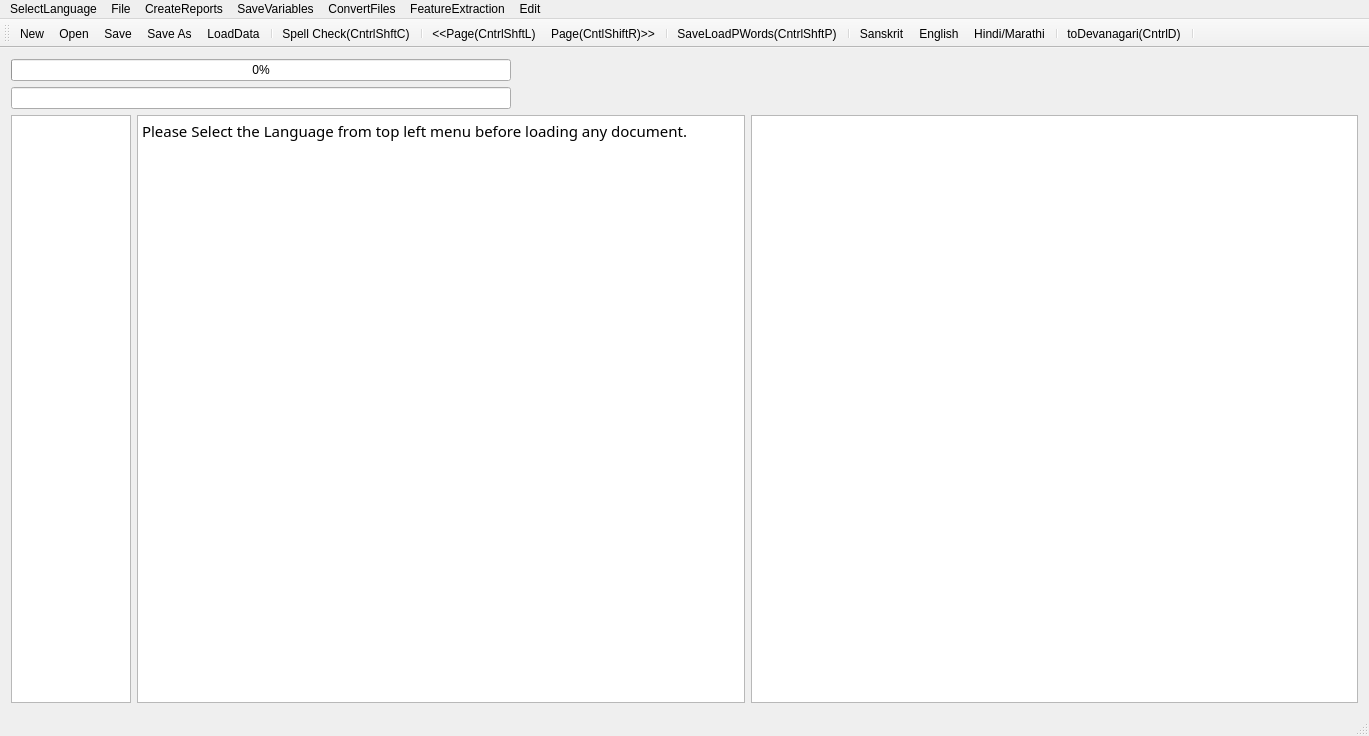
<?xml version="1.0" encoding="UTF-8"?>
<ui version="4.0">
 <class>MainWindow</class>
 <widget class="QMainWindow" name="MainWindow">
  <property name="geometry">
   <rect>
    <x>0</x>
    <y>0</y>
    <width>1369</width>
    <height>736</height>
   </rect>
  </property>
  <property name="mouseTracking">
   <bool>true</bool>
  </property>
  <property name="windowTitle">
   <string>MainWindow</string>
  </property>
  <widget class="QWidget" name="centralWidget">
   <layout class="QVBoxLayout" name="verticalLayout">
    <item>
     <widget class="QProgressBar" name="progressBar">
      <property name="maximumSize">
       <size>
        <width>500</width>
        <height>16777215</height>
       </size>
      </property>
      <property name="value">
       <number>0</number>
      </property>
      <property name="alignment">
       <set>Qt::AlignRight|Qt::AlignTrailing|Qt::AlignVCenter</set>
      </property>
     </widget>
    </item>
    <item>
     <widget class="QLineEdit" name="lineEdit">
      <property name="maximumSize">
       <size>
        <width>500</width>
        <height>16777215</height>
       </size>
      </property>
     </widget>
    </item>
    <item>
     <layout class="QHBoxLayout" name="horizontalLayout">
      <item>
       <widget class="QTextEdit" name="textEdit">
        <property name="maximumSize">
         <size>
          <width>120</width>
          <height>16777215</height>
         </size>
        </property>
        <property name="font">
         <font>
          <family>FreeSans</family>
          <italic>true</italic>
         </font>
        </property>
        <property name="sizeAdjustPolicy">
         <enum>QAbstractScrollArea::AdjustToContents</enum>
        </property>
        <property name="readOnly">
         <bool>true</bool>
        </property>
       </widget>
      </item>
      <item>
       <widget class="QTextBrowser" name="textBrowser">
        <property name="font">
         <font>
          <family>Shobhika</family>
          <pointsize>16</pointsize>
          <italic>false</italic>
         </font>
        </property>
        <property name="mouseTracking">
         <bool>true</bool>
        </property>
        <property name="sizeAdjustPolicy">
         <enum>QAbstractScrollArea::AdjustToContents</enum>
        </property>
        <property name="undoRedoEnabled">
         <bool>true</bool>
        </property>
        <property name="readOnly">
         <bool>false</bool>
        </property>
        <property name="html">
         <string>&lt;!DOCTYPE HTML PUBLIC &quot;-//W3C//DTD HTML 4.0//EN&quot; &quot;http://www.w3.org/TR/REC-html40/strict.dtd&quot;&gt;
&lt;html&gt;&lt;head&gt;&lt;meta name=&quot;qrichtext&quot; content=&quot;1&quot; /&gt;&lt;style type=&quot;text/css&quot;&gt;
p, li { white-space: pre-wrap; }
&lt;/style&gt;&lt;/head&gt;&lt;body style=&quot; font-family:'Shobhika'; font-size:16pt; font-weight:400; font-style:normal;&quot;&gt;
&lt;p style=&quot; margin-top:0px; margin-bottom:0px; margin-left:0px; margin-right:0px; -qt-block-indent:0; text-indent:0px;&quot;&gt;&lt;span style=&quot; font-family:'Ubuntu'; font-size:11pt;&quot;&gt;Please Select the Language from top left menu before loading any document.&lt;/span&gt;&lt;/p&gt;&lt;/body&gt;&lt;/html&gt;</string>
        </property>
        <property name="acceptRichText">
         <bool>true</bool>
        </property>
        <property name="textInteractionFlags">
         <set>Qt::LinksAccessibleByKeyboard|Qt::LinksAccessibleByMouse|Qt::TextBrowserInteraction|Qt::TextEditable|Qt::TextEditorInteraction|Qt::TextSelectableByKeyboard|Qt::TextSelectableByMouse</set>
        </property>
       </widget>
      </item>
      <item>
       <widget class="QGraphicsView" name="graphicsView">
        <property name="sizeAdjustPolicy">
         <enum>QAbstractScrollArea::AdjustIgnored</enum>
        </property>
        <property name="alignment">
         <set>Qt::AlignCenter</set>
        </property>
        <property name="renderHints">
         <set>QPainter::NonCosmeticDefaultPen</set>
        </property>
        <property name="dragMode">
         <enum>QGraphicsView::ScrollHandDrag</enum>
        </property>
        <property name="transformationAnchor">
         <enum>QGraphicsView::AnchorViewCenter</enum>
        </property>
        <property name="resizeAnchor">
         <enum>QGraphicsView::AnchorViewCenter</enum>
        </property>
       </widget>
      </item>
     </layout>
    </item>
   </layout>
   <zorder>lineEdit</zorder>
   <zorder>progressBar</zorder>
  </widget>
  <widget class="QMenuBar" name="menuBar">
   <property name="geometry">
    <rect>
     <x>0</x>
     <y>0</y>
     <width>1369</width>
     <height>22</height>
    </rect>
   </property>
   <widget class="QMenu" name="menuOCR_Correction_Window">
    <property name="title">
     <string>File</string>
    </property>
    <addaction name="actionNew"/>
    <addaction name="actionOpen"/>
    <addaction name="actionSave"/>
    <addaction name="actionSave_As"/>
    <addaction name="actionSpell_Check"/>
    <addaction name="actionLoad_Next_Page"/>
    <addaction name="actionLoad_Prev_Page"/>
    <addaction name="separator"/>
    <addaction name="actionLoadGDocPage"/>
    <addaction name="actionToDevanagari"/>
    <addaction name="actionLoadData"/>
    <addaction name="actionLoadDict"/>
    <addaction name="actionLoadOCRWords"/>
    <addaction name="actionLoadDomain"/>
    <addaction name="actionLoadSubPS"/>
    <addaction name="actionLoadConfusions"/>
    <addaction name="actionSugg"/>
    <addaction name="actionToSlp1"/>
   </widget>
   <widget class="QMenu" name="menuCreateReports">
    <property name="title">
     <string>CreateReports</string>
    </property>
    <addaction name="actionCreateBest2OCR"/>
    <addaction name="actionCreateSuggestionLog"/>
    <addaction name="actionCreateSuggestionLogNearestPriority"/>
    <addaction name="actionErrorDetectionRep"/>
    <addaction name="actionErrorDetectWithoutAdaptation"/>
    <addaction name="actionErrorDetectionRepUniq"/>
   </widget>
   <widget class="QMenu" name="menuSaveVariables">
    <property name="title">
     <string>SaveVariables</string>
    </property>
    <addaction name="actionCPair"/>
    <addaction name="actionPrimarySecOCRPair"/>
    <addaction name="actionCPairIEROcrVsCorrect"/>
    <addaction name="actionCPairGEROcrVsCorrect"/>
   </widget>
   <widget class="QMenu" name="menuConvertFiles">
    <property name="title">
     <string>ConvertFiles</string>
    </property>
    <addaction name="actionToSlp1_2"/>
    <addaction name="actionToDev"/>
    <addaction name="actionExtractDev"/>
    <addaction name="actionEditDistRep"/>
    <addaction name="actionConfusionFreqHist"/>
    <addaction name="actionFilterOutGT50EditDisPairs"/>
   </widget>
   <widget class="QMenu" name="menuFeatureExtraction">
    <property name="title">
     <string>FeatureExtraction</string>
    </property>
    <addaction name="actionPrepareFeatures"/>
   </widget>
   <widget class="QMenu" name="menuSelectLanguage">
    <property name="title">
     <string>SelectLanguage</string>
    </property>
    <addaction name="actionSanskrit"/>
    <addaction name="actionHindi"/>
    <addaction name="actionEnglish"/>
   </widget>
   <widget class="QMenu" name="menuEdit">
    <property name="title">
     <string>Edit</string>
    </property>
    <addaction name="actionBold"/>
   </widget>
   <addaction name="menuSelectLanguage"/>
   <addaction name="menuOCR_Correction_Window"/>
   <addaction name="menuCreateReports"/>
   <addaction name="menuSaveVariables"/>
   <addaction name="menuConvertFiles"/>
   <addaction name="menuFeatureExtraction"/>
   <addaction name="menuEdit"/>
  </widget>
  <widget class="QToolBar" name="mainToolBar">
   <attribute name="toolBarArea">
    <enum>TopToolBarArea</enum>
   </attribute>
   <attribute name="toolBarBreak">
    <bool>false</bool>
   </attribute>
   <addaction name="actionNew"/>
   <addaction name="actionOpen"/>
   <addaction name="actionSave"/>
   <addaction name="actionSave_As"/>
   <addaction name="actionLoadData"/>
   <addaction name="separator"/>
   <addaction name="actionSpell_Check"/>
   <addaction name="separator"/>
   <addaction name="actionLoad_Prev_Page"/>
   <addaction name="actionLoad_Next_Page"/>
   <addaction name="separator"/>
   <addaction name="actionLoadGDocPage"/>
   <addaction name="separator"/>
   <addaction name="actionSanskrit"/>
   <addaction name="actionEnglish"/>
   <addaction name="actionHindi"/>
   <addaction name="separator"/>
   <addaction name="actionToDevanagari"/>
   <addaction name="separator"/>
  </widget>
  <widget class="QStatusBar" name="statusBar"/>
  <action name="actionOpen">
   <property name="icon">
    <iconset resource="AppResources.qrc">
     <normaloff>:/Images/open.png</normaloff>:/Images/open.png</iconset>
   </property>
   <property name="text">
    <string>Open</string>
   </property>
   <property name="shortcut">
    <string>Ctrl+O</string>
   </property>
  </action>
  <action name="actionSave">
   <property name="icon">
    <iconset resource="AppResources.qrc">
     <normaloff>:/Images/save.png</normaloff>:/Images/save.png</iconset>
   </property>
   <property name="text">
    <string>Save</string>
   </property>
   <property name="shortcut">
    <string>Ctrl+S</string>
   </property>
  </action>
  <action name="actionSave_As">
   <property name="icon">
    <iconset resource="AppResources.qrc">
     <normaloff>:/Images/save-as.png</normaloff>:/Images/save-as.png</iconset>
   </property>
   <property name="text">
    <string>Save As</string>
   </property>
   <property name="shortcut">
    <string>Ctrl+Shift+S</string>
   </property>
  </action>
  <action name="actionNew">
   <property name="icon">
    <iconset resource="AppResources.qrc">
     <normaloff>:/Images/New.png</normaloff>:/Images/New.png</iconset>
   </property>
   <property name="text">
    <string>New</string>
   </property>
   <property name="shortcut">
    <string>Ctrl+N</string>
   </property>
  </action>
  <action name="actionSpell_Check">
   <property name="text">
    <string>Spell Check(CntrlShftC)</string>
   </property>
   <property name="shortcut">
    <string>Ctrl+Shift+C</string>
   </property>
  </action>
  <action name="actionLoad_Next_Page">
   <property name="text">
    <string>Page(CntlShiftR)&gt;&gt;</string>
   </property>
   <property name="toolTip">
    <string>Page(CntlShiftR)&gt;&gt;</string>
   </property>
   <property name="shortcut">
    <string>Ctrl+Shift+R</string>
   </property>
  </action>
  <action name="actionLoad_Prev_Page">
   <property name="text">
    <string>&lt;&lt;Page(CntrlShftL)</string>
   </property>
   <property name="toolTip">
    <string>&lt;&lt;Page(CntrlShftL)</string>
   </property>
   <property name="shortcut">
    <string>Ctrl+Shift+L</string>
   </property>
  </action>
  <action name="actionLoadGDocPage">
   <property name="text">
    <string>Save&amp;LoadPWords(CntrlShftP)</string>
   </property>
   <property name="shortcut">
    <string>Ctrl+Shift+P</string>
   </property>
  </action>
  <action name="actionToDevanagari">
   <property name="text">
    <string>toDevanagari(CntrlD)</string>
   </property>
   <property name="shortcut">
    <string>Ctrl+D</string>
   </property>
  </action>
  <action name="actionLoadData">
   <property name="text">
    <string>LoadData</string>
   </property>
  </action>
  <action name="actionLoadDict">
   <property name="text">
    <string>LoadDict</string>
   </property>
  </action>
  <action name="actionLoadOCRWords">
   <property name="text">
    <string>LoadOCRWords</string>
   </property>
  </action>
  <action name="actionLoadDomain">
   <property name="text">
    <string>LoadDomain</string>
   </property>
  </action>
  <action name="actionLoadSubPS">
   <property name="text">
    <string>LoadSubPS</string>
   </property>
  </action>
  <action name="actionLoadConfusions">
   <property name="text">
    <string>LoadConfusions</string>
   </property>
  </action>
  <action name="actionSugg">
   <property name="text">
    <string>sugg</string>
   </property>
   <property name="shortcut">
    <string>Menu</string>
   </property>
  </action>
  <action name="actionCreateBest2OCR">
   <property name="text">
    <string>CreateBest2OCR</string>
   </property>
  </action>
  <action name="actionToSlp1">
   <property name="text">
    <string>toSlp1</string>
   </property>
   <property name="shortcut">
    <string>Ctrl+G</string>
   </property>
  </action>
  <action name="actionCreateSuggestionLog">
   <property name="text">
    <string>CreateSuggestionLog</string>
   </property>
  </action>
  <action name="actionCreateSuggestionLogNearestPriority">
   <property name="text">
    <string>CreateSuggestionLogNearestPriority</string>
   </property>
  </action>
  <action name="actionErrorDetectionRep">
   <property name="text">
    <string>ErrorDetectionRep</string>
   </property>
  </action>
  <action name="actionErrorDetectWithoutAdaptation">
   <property name="text">
    <string>ErrorDetectWithoutAdaptation</string>
   </property>
  </action>
  <action name="actionCPair">
   <property name="text">
    <string>CPair</string>
   </property>
  </action>
  <action name="actionToSlp1_2">
   <property name="text">
    <string>toSlp1</string>
   </property>
  </action>
  <action name="actionToDev">
   <property name="text">
    <string>toDev</string>
   </property>
  </action>
  <action name="actionExtractDev">
   <property name="text">
    <string>ExtractDevWords</string>
   </property>
   <property name="toolTip">
    <string>ExtractDevWords</string>
   </property>
  </action>
  <action name="actionPrimarySecOCRPair">
   <property name="text">
    <string>PrimarySecOCRPairs</string>
   </property>
  </action>
  <action name="actionCPairIEROcrVsCorrect">
   <property name="text">
    <string>CPairIEROcrVsCorrect</string>
   </property>
  </action>
  <action name="actionEditDistRep">
   <property name="text">
    <string>EditDistRep</string>
   </property>
  </action>
  <action name="actionConfusionFreqHist">
   <property name="text">
    <string>ConfusionFreqHist</string>
   </property>
  </action>
  <action name="actionCPairGEROcrVsCorrect">
   <property name="text">
    <string>CPairGEROcrVsCorrect</string>
   </property>
  </action>
  <action name="actionFilterOutGT50EditDisPairs">
   <property name="text">
    <string>FilterOutGT50EditDisPairs</string>
   </property>
  </action>
  <action name="actionPrepareFeatures">
   <property name="text">
    <string>PrepareFeatures</string>
   </property>
  </action>
  <action name="actionErrorDetectionRepUniq">
   <property name="text">
    <string>ErrorSuggRepUniq</string>
   </property>
  </action>
  <action name="actionSanskrit">
   <property name="text">
    <string>Sanskrit</string>
   </property>
  </action>
  <action name="actionHindi">
   <property name="text">
    <string>Hindi/Marathi</string>
   </property>
  </action>
  <action name="actionEnglish">
   <property name="text">
    <string>English</string>
   </property>
   <property name="toolTip">
    <string>English</string>
   </property>
  </action>
  <action name="actionBold">
   <property name="checkable">
    <bool>true</bool>
   </property>
   <property name="text">
    <string>Bold</string>
   </property>
  </action>
 </widget>
 <layoutdefault spacing="6" margin="11"/>
 <tabstops>
  <tabstop>textBrowser</tabstop>
  <tabstop>graphicsView</tabstop>
 </tabstops>
 <resources>
  <include location="AppResources.qrc"/>
 </resources>
 <connections/>
</ui>
